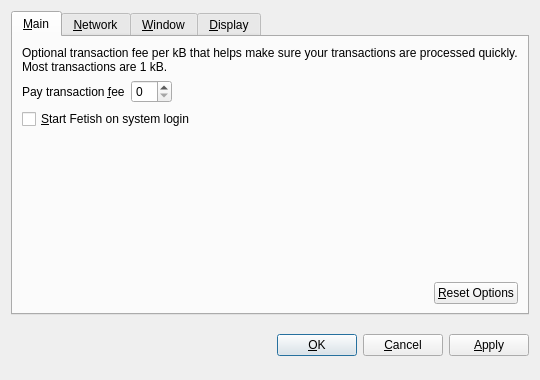
<?xml version="1.0" encoding="UTF-8"?>
<ui version="4.0">
 <class>OptionsDialog</class>
 <widget class="QDialog" name="OptionsDialog">
  <property name="geometry">
   <rect>
    <x>0</x>
    <y>0</y>
    <width>540</width>
    <height>380</height>
   </rect>
  </property>
  <property name="windowTitle">
   <string>Options</string>
  </property>
  <property name="modal">
   <bool>true</bool>
  </property>
  <layout class="QVBoxLayout" name="verticalLayout">
   <item>
    <widget class="QTabWidget" name="tabWidget">
     <property name="tabPosition">
      <enum>QTabWidget::North</enum>
     </property>
     <property name="currentIndex">
      <number>0</number>
     </property>
     <widget class="QWidget" name="tabMain">
      <attribute name="title">
       <string>&amp;Main</string>
      </attribute>
      <layout class="QVBoxLayout" name="verticalLayout_Main">
       <item>
        <widget class="QLabel" name="transactionFeeInfoLabel">
         <property name="text">
          <string>Optional transaction fee per kB that helps make sure your transactions are processed quickly. Most transactions are 1 kB.</string>
         </property>
         <property name="textFormat">
          <enum>Qt::PlainText</enum>
         </property>
         <property name="wordWrap">
          <bool>true</bool>
         </property>
        </widget>
       </item>
       <item>
        <layout class="QHBoxLayout" name="horizontalLayout_1_Main">
         <item>
          <widget class="QLabel" name="transactionFeeLabel">
           <property name="text">
            <string>Pay transaction &amp;fee</string>
           </property>
           <property name="textFormat">
            <enum>Qt::PlainText</enum>
           </property>
           <property name="buddy">
            <cstring>transactionFee</cstring>
           </property>
          </widget>
         </item>
         <item>
          <widget class="BitcoinAmountField" name="transactionFee"/>
         </item>
         <item>
          <spacer name="horizontalSpacer_1_Main">
           <property name="orientation">
            <enum>Qt::Horizontal</enum>
           </property>
           <property name="sizeHint" stdset="0">
            <size>
             <width>40</width>
             <height>20</height>
            </size>
           </property>
          </spacer>
         </item>
        </layout>
       </item>
       <item>
        <widget class="QCheckBox" name="bitcoinAtStartup">
         <property name="toolTip">
          <string>Automatically start Fetish after logging in to the system.</string>
         </property>
         <property name="text">
          <string>&amp;Start Fetish on system login</string>
         </property>
        </widget>
       </item>
       <item>
        <spacer name="verticalSpacer_Main">
         <property name="orientation">
          <enum>Qt::Vertical</enum>
         </property>
         <property name="sizeHint" stdset="0">
          <size>
           <width>20</width>
           <height>40</height>
          </size>
         </property>
        </spacer>
       </item>
       <item>
        <layout class="QHBoxLayout" name="horizontalLayout_2_Main">
         <item>
          <spacer name="horizontalSpacer_2_Main">
           <property name="orientation">
            <enum>Qt::Horizontal</enum>
           </property>
           <property name="sizeHint" stdset="0">
            <size>
             <width>40</width>
             <height>20</height>
            </size>
           </property>
          </spacer>
         </item>
         <item>
          <widget class="QPushButton" name="resetButton">
           <property name="toolTip">
            <string>Reset all client options to default.</string>
           </property>
           <property name="text">
            <string>&amp;Reset Options</string>
           </property>
           <property name="autoDefault">
            <bool>false</bool>
           </property>
          </widget>
         </item>
        </layout>
       </item>
      </layout>
     </widget>
     <widget class="QWidget" name="tabNetwork">
      <attribute name="title">
       <string>&amp;Network</string>
      </attribute>
      <layout class="QVBoxLayout" name="verticalLayout_Network">
       <item>
        <widget class="QCheckBox" name="mapPortUpnp">
         <property name="toolTip">
          <string>Automatically open the Fetish client port on the router. This only works when your router supports UPnP and it is enabled.</string>
         </property>
         <property name="text">
          <string>Map port using &amp;UPnP</string>
         </property>
        </widget>
       </item>
       <item>
        <widget class="QCheckBox" name="connectSocks">
         <property name="toolTip">
          <string>Connect to the Fetish network through a SOCKS proxy (e.g. when connecting through Tor).</string>
         </property>
         <property name="text">
          <string>&amp;Connect through SOCKS proxy:</string>
         </property>
        </widget>
       </item>
       <item>
        <layout class="QHBoxLayout" name="horizontalLayout_Network">
         <item>
          <widget class="QLabel" name="proxyIpLabel">
           <property name="text">
            <string>Proxy &amp;IP:</string>
           </property>
           <property name="textFormat">
            <enum>Qt::PlainText</enum>
           </property>
           <property name="buddy">
            <cstring>proxyIp</cstring>
           </property>
          </widget>
         </item>
         <item>
          <widget class="QValidatedLineEdit" name="proxyIp">
           <property name="maximumSize">
            <size>
             <width>140</width>
             <height>16777215</height>
            </size>
           </property>
           <property name="toolTip">
            <string>IP address of the proxy (e.g. 127.0.0.1)</string>
           </property>
          </widget>
         </item>
         <item>
          <widget class="QLabel" name="proxyPortLabel">
           <property name="text">
            <string>&amp;Port:</string>
           </property>
           <property name="textFormat">
            <enum>Qt::PlainText</enum>
           </property>
           <property name="buddy">
            <cstring>proxyPort</cstring>
           </property>
          </widget>
         </item>
         <item>
          <widget class="QLineEdit" name="proxyPort">
           <property name="maximumSize">
            <size>
             <width>55</width>
             <height>16777215</height>
            </size>
           </property>
           <property name="toolTip">
            <string>Port of the proxy (e.g. 9050)</string>
           </property>
          </widget>
         </item>
         <item>
          <widget class="QLabel" name="socksVersionLabel">
           <property name="text">
            <string>SOCKS &amp;Version:</string>
           </property>
           <property name="textFormat">
            <enum>Qt::PlainText</enum>
           </property>
           <property name="buddy">
            <cstring>socksVersion</cstring>
           </property>
          </widget>
         </item>
         <item>
          <widget class="QValueComboBox" name="socksVersion">
           <property name="toolTip">
            <string>SOCKS version of the proxy (e.g. 5)</string>
           </property>
          </widget>
         </item>
         <item>
          <spacer name="horizontalSpacer_Network">
           <property name="orientation">
            <enum>Qt::Horizontal</enum>
           </property>
           <property name="sizeHint" stdset="0">
            <size>
             <width>40</width>
             <height>20</height>
            </size>
           </property>
          </spacer>
         </item>
        </layout>
       </item>
       <item>
        <spacer name="verticalSpacer_Network">
         <property name="orientation">
          <enum>Qt::Vertical</enum>
         </property>
         <property name="sizeHint" stdset="0">
          <size>
           <width>20</width>
           <height>40</height>
          </size>
         </property>
        </spacer>
       </item>
      </layout>
     </widget>
     <widget class="QWidget" name="tabWindow">
      <attribute name="title">
       <string>&amp;Window</string>
      </attribute>
      <layout class="QVBoxLayout" name="verticalLayout_Window">
       <item>
        <widget class="QCheckBox" name="minimizeToTray">
         <property name="toolTip">
          <string>Show only a tray icon after minimizing the window.</string>
         </property>
         <property name="text">
          <string>&amp;Minimize to the tray instead of the taskbar</string>
         </property>
        </widget>
       </item>
       <item>
        <widget class="QCheckBox" name="minimizeOnClose">
         <property name="toolTip">
          <string>Minimize instead of exit the application when the window is closed. When this option is enabled, the application will be closed only after selecting Quit in the menu.</string>
         </property>
         <property name="text">
          <string>M&amp;inimize on close</string>
         </property>
        </widget>
       </item>
       <item>
        <spacer name="verticalSpacer_Window">
         <property name="orientation">
          <enum>Qt::Vertical</enum>
         </property>
         <property name="sizeHint" stdset="0">
          <size>
           <width>20</width>
           <height>40</height>
          </size>
         </property>
        </spacer>
       </item>
      </layout>
     </widget>
     <widget class="QWidget" name="tabDisplay">
      <attribute name="title">
       <string>&amp;Display</string>
      </attribute>
      <layout class="QVBoxLayout" name="verticalLayout_Display">
       <item>
        <layout class="QHBoxLayout" name="horizontalLayout_1_Display">
         <item>
          <widget class="QLabel" name="langLabel">
           <property name="text">
            <string>User Interface &amp;language:</string>
           </property>
           <property name="textFormat">
            <enum>Qt::PlainText</enum>
           </property>
           <property name="buddy">
            <cstring>lang</cstring>
           </property>
          </widget>
         </item>
         <item>
          <widget class="QValueComboBox" name="lang">
           <property name="toolTip">
            <string>The user interface language can be set here. This setting will take effect after restarting Fetish.</string>
           </property>
          </widget>
         </item>
        </layout>
       </item>
       <item>
        <layout class="QHBoxLayout" name="horizontalLayout_2_Display">
         <item>
          <widget class="QLabel" name="unitLabel">
           <property name="text">
            <string>&amp;Unit to show amounts in:</string>
           </property>
           <property name="textFormat">
            <enum>Qt::PlainText</enum>
           </property>
           <property name="buddy">
            <cstring>unit</cstring>
           </property>
          </widget>
         </item>
         <item>
          <widget class="QValueComboBox" name="unit">
           <property name="toolTip">
            <string>Choose the default subdivision unit to show in the interface and when sending coins.</string>
           </property>
          </widget>
         </item>
        </layout>
       </item>
       <item>
        <widget class="QCheckBox" name="displayAddresses">
         <property name="toolTip">
          <string>Whether to show Fetish addresses in the transaction list or not.</string>
         </property>
         <property name="text">
          <string>&amp;Display addresses in transaction list</string>
         </property>
        </widget>
       </item>
       <item>
        <spacer name="verticalSpacer_Display">
         <property name="orientation">
          <enum>Qt::Vertical</enum>
         </property>
         <property name="sizeHint" stdset="0">
          <size>
           <width>20</width>
           <height>40</height>
          </size>
         </property>
        </spacer>
       </item>
      </layout>
     </widget>
    </widget>
   </item>
   <item>
    <layout class="QHBoxLayout" name="horizontalLayout_Buttons">
     <item>
      <spacer name="horizontalSpacer_1">
       <property name="orientation">
        <enum>Qt::Horizontal</enum>
       </property>
       <property name="sizeHint" stdset="0">
        <size>
         <width>40</width>
         <height>48</height>
        </size>
       </property>
      </spacer>
     </item>
     <item>
      <widget class="QLabel" name="statusLabel">
       <property name="font">
        <font>
         <weight>75</weight>
         <bold>true</bold>
        </font>
       </property>
       <property name="text">
        <string/>
       </property>
       <property name="textFormat">
        <enum>Qt::PlainText</enum>
       </property>
       <property name="wordWrap">
        <bool>true</bool>
       </property>
      </widget>
     </item>
     <item>
      <spacer name="horizontalSpacer_2">
       <property name="orientation">
        <enum>Qt::Horizontal</enum>
       </property>
       <property name="sizeHint" stdset="0">
        <size>
         <width>40</width>
         <height>48</height>
        </size>
       </property>
      </spacer>
     </item>
     <item>
      <widget class="QPushButton" name="okButton">
       <property name="text">
        <string>&amp;OK</string>
       </property>
      </widget>
     </item>
     <item>
      <widget class="QPushButton" name="cancelButton">
       <property name="text">
        <string>&amp;Cancel</string>
       </property>
       <property name="autoDefault">
        <bool>false</bool>
       </property>
      </widget>
     </item>
     <item>
      <widget class="QPushButton" name="applyButton">
       <property name="text">
        <string>&amp;Apply</string>
       </property>
       <property name="autoDefault">
        <bool>false</bool>
       </property>
      </widget>
     </item>
    </layout>
   </item>
  </layout>
 </widget>
 <customwidgets>
  <customwidget>
   <class>BitcoinAmountField</class>
   <extends>QSpinBox</extends>
   <header>bitcoinamountfield.h</header>
  </customwidget>
  <customwidget>
   <class>QValueComboBox</class>
   <extends>QComboBox</extends>
   <header>qvaluecombobox.h</header>
  </customwidget>
  <customwidget>
   <class>QValidatedLineEdit</class>
   <extends>QLineEdit</extends>
   <header>qvalidatedlineedit.h</header>
  </customwidget>
 </customwidgets>
 <resources/>
 <connections/>
</ui>
